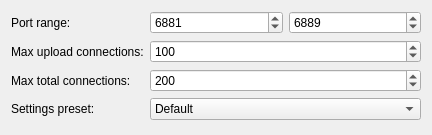
<?xml version="1.0" encoding="UTF-8"?>
<ui version="4.0">
 <class>StartupFirstPageWidget</class>
 <widget class="QWidget" name="StartupFirstPageWidget">
  <property name="geometry">
   <rect>
    <x>0</x>
    <y>0</y>
    <width>432</width>
    <height>135</height>
   </rect>
  </property>
  <property name="windowTitle">
   <string>Form</string>
  </property>
  <layout class="QVBoxLayout" name="verticalLayout">
   <item>
    <layout class="QFormLayout" name="formLayout">
     <property name="fieldGrowthPolicy">
      <enum>QFormLayout::AllNonFixedFieldsGrow</enum>
     </property>
     <item row="0" column="0">
      <widget class="QLabel" name="label">
       <property name="text">
        <string>Port range:</string>
       </property>
      </widget>
     </item>
     <item row="0" column="1">
      <layout class="QHBoxLayout" name="horizontalLayout">
       <item>
        <widget class="QSpinBox" name="LowerPort_">
         <property name="minimum">
          <number>1</number>
         </property>
         <property name="maximum">
          <number>65535</number>
         </property>
         <property name="value">
          <number>6881</number>
         </property>
        </widget>
       </item>
       <item>
        <widget class="QSpinBox" name="UpperPort_">
         <property name="minimum">
          <number>1</number>
         </property>
         <property name="maximum">
          <number>65535</number>
         </property>
         <property name="value">
          <number>6889</number>
         </property>
        </widget>
       </item>
      </layout>
     </item>
     <item row="1" column="0">
      <widget class="QLabel" name="label_2">
       <property name="text">
        <string>Max upload connections:</string>
       </property>
      </widget>
     </item>
     <item row="1" column="1">
      <widget class="QSpinBox" name="UploadConnections_">
       <property name="minimum">
        <number>1</number>
       </property>
       <property name="maximum">
        <number>10000</number>
       </property>
       <property name="value">
        <number>100</number>
       </property>
      </widget>
     </item>
     <item row="2" column="0">
      <widget class="QLabel" name="label_3">
       <property name="text">
        <string>Max total connections:</string>
       </property>
      </widget>
     </item>
     <item row="2" column="1">
      <widget class="QSpinBox" name="TotalConnections_">
       <property name="minimum">
        <number>1</number>
       </property>
       <property name="maximum">
        <number>10000</number>
       </property>
       <property name="value">
        <number>200</number>
       </property>
      </widget>
     </item>
     <item row="3" column="0">
      <widget class="QLabel" name="label_4">
       <property name="text">
        <string>Settings preset:</string>
       </property>
      </widget>
     </item>
     <item row="3" column="1">
      <widget class="QComboBox" name="SettingsSet_">
       <item>
        <property name="text">
         <string>Default</string>
        </property>
       </item>
       <item>
        <property name="text">
         <string>Minimal memory usage</string>
        </property>
       </item>
       <item>
        <property name="text">
         <string>High performance seed</string>
        </property>
       </item>
      </widget>
     </item>
    </layout>
   </item>
  </layout>
 </widget>
 <resources/>
 <connections/>
</ui>
